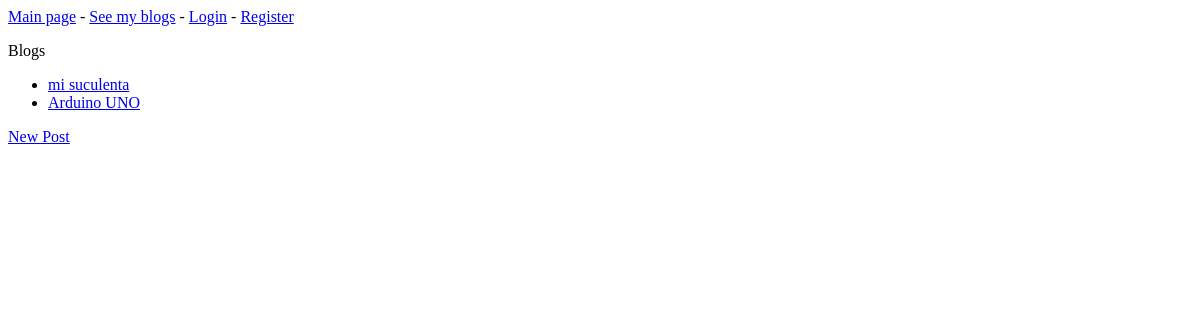
The app's page /posts/, older data.
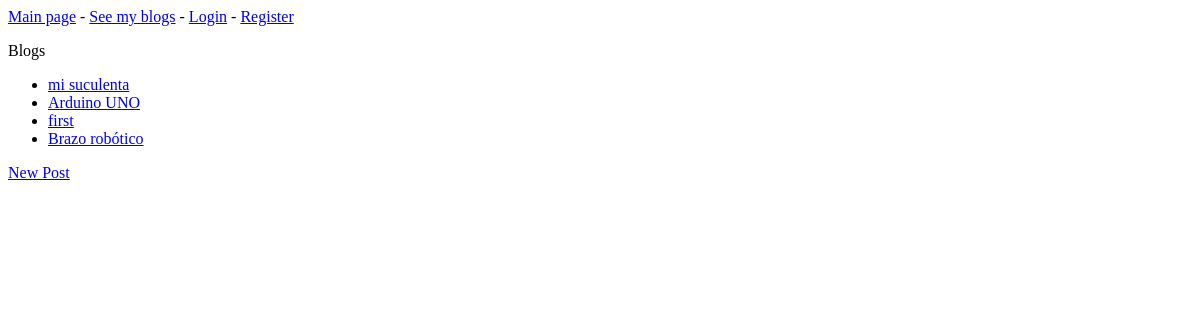
The same page, newer data.
### blogs/models.py (models this page shows)
class BlogPost(models.Model):
    text = models.CharField(max_length=200)
    data_added = models.DateTimeField(auto_now_add=True)
    owner = models.ForeignKey(User, on_delete=models.CASCADE)
    def __str__(self):
        return self.text

### blogs/views.py (the view)
# urls.py: path('posts/', views.posts, name='posts'),
def posts(request):
    posts = BlogPost.objects.order_by('data_added')
    context = {'posts': posts}
    return render(request, 'blogs/posts.html', context)

### blogs/templates/blogs/posts.html
{% extends "blogs/base.html" %}
{% block content %}
  <p>Blogs</p>
  <ul>
    {% for post in posts %}
      <li>
        <a href="{% url 'blogs:post' post.id  %}">{{ post }}</a>
      </li>
    {% empty %}
      <li>No post have been added yet<li>
    {% endfor %}
  </ul>
  <a href="{% url 'blogs:new_post'%}">New Post</a>
{% endblock content %}

Row changes from the older to the newer data that the page shows:
added BlogPost: text "first"
added BlogPost: text "Brazo robótico"
